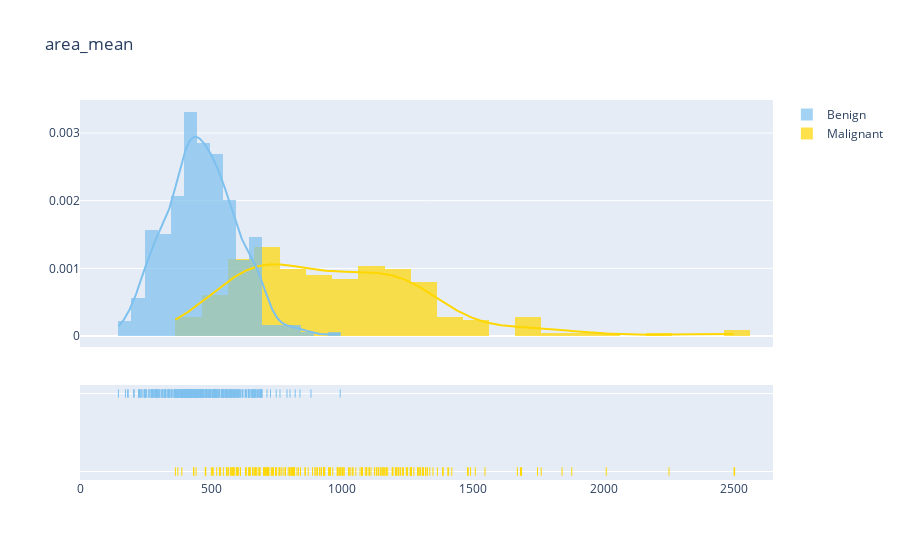

The cell this chart's notebook holds for it:
### Code cell
plot_distribution('area_mean',0)

### Figure 1 — Plotly figure (JSON) as saved in the notebook; plotly's stock layout.template omitted (floating-point values rounded to 4 significant figures; data arrays with more than 128 entries replaced by an {"elided": "..."} marker saying what was removed)
{"data": [{"autobinx": false, "histnorm": "probability density", "legendgroup": "Malignant", "marker": {"color": "#FFD700"}, "name": "Malignant", "opacity": 0.7, "type": "histogram", "x": {"elided": "212 float values"}, "xaxis": "x", "xbins": {"end": 2501, "size": 0, "start": 361.6}, "yaxis": "y"}, {"autobinx": false, "histnorm": "probability density", "legendgroup": "Benign", "marker": {"color": "#7EC0EE"}, "name": "Benign", "opacity": 0.7, "type": "histogram", "x": {"elided": "357 float values"}, "xaxis": "x", "xbins": {"end": 992.1, "size": 0, "start": 143.5}, "yaxis": "y"}, {"legendgroup": "Malignant", "marker": {"color": "#FFD700"}, "mode": "lines", "name": "Malignant", "showlegend": false, "type": "scatter", "x": {"elided": "500 float values"}, "xaxis": "x", "y": {"elided": "500 float values"}, "yaxis": "y"}, {"legendgroup": "Benign", "marker": {"color": "#7EC0EE"}, "mode": "lines", "name": "Benign", "showlegend": false, "type": "scatter", "x": {"elided": "500 float values"}, "xaxis": "x", "y": {"elided": "500 float values"}, "yaxis": "y"}, {"legendgroup": "Malignant", "marker": {"color": "#FFD700", "symbol": "line-ns-open"}, "mode": "markers", "name": "Malignant", "showlegend": false, "type": "scatter", "x": {"elided": "212 float values"}, "xaxis": "x", "y": {"elided": "212 str values"}, "yaxis": "y2"}, {"legendgroup": "Benign", "marker": {"color": "#7EC0EE", "symbol": "line-ns-open"}, "mode": "markers", "name": "Benign", "showlegend": false, "type": "scatter", "x": {"elided": "357 float values"}, "xaxis": "x", "y": {"elided": "357 str values"}, "yaxis": "y2"}], "layout": {"barmode": "overlay", "hovermode": "closest", "legend": {"traceorder": "reversed"}, "title": {"text": "area_mean"}, "xaxis": {"anchor": "y2", "domain": [0, 1], "zeroline": false}, "yaxis": {"anchor": "free", "domain": [0.35, 1], "position": 0}, "yaxis2": {"anchor": "x", "domain": [0, 0.25], "dtick": 1, "showticklabels": false}}}
